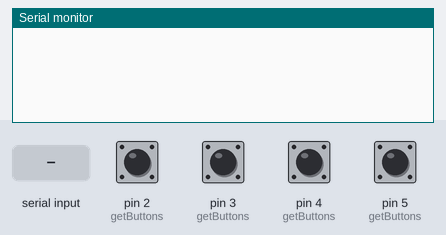
Recording of a sketch running on a simulated Arduino Leonardo, built with avr-gcc and run on an emulated ATmega32U4. On the bench: the last lines printed to the serial monitor. The inputs (shaded band) are chosen by the test bench; at power-on: pin 2 (getButtons), pin 3 (getButtons), pin 4 (getButtons), pin 5 (getButtons) HIGH. EEPROM starts erased; USB keyboard and mouse output is not drawn.

Above: at 2.2 s.
2.3 s: "editPW" received over Serial
At 4.5 s:
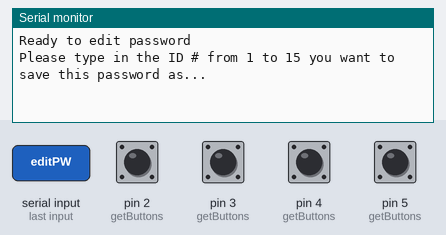
4.8 s: "1\n" received over Serial
At 6.7 s:
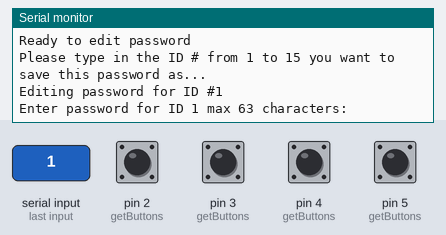
7.3 s: "?" received over Serial
At 8.7 s:
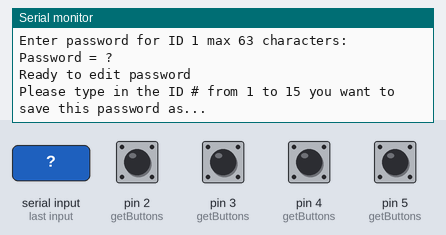

The sketch:

PasswordManager_1.00.ino
```cpp
/******************************************************************
*
*  Send password associated with each button combination to keyboard
*  Apply power with unlock button combination pressed to enter mode 1
*  Use a serial terminal such as putty to enter mode 2 (editPW)
*
******************************************************************/

#include "Keyboard.h"
#include <EEPROM.h>

String rev = "1.00";
String releaseDate = "13 June 2023";
String author = "Jim McKeown";
uint8_t unlock = 10; // unlock button value
int eeStrOffset = 64; // size of passwords in bytes, including null terminator
int pwLength = EEPROM.length() / eeStrOffset; // maximum number of passwords

uint8_t mode = 0; // mode 0: locked (default on power-up)
                  // mode 1: read buttons (after unlock code entered)
                  // mode 2: edit passwords ('editPW' from USB serial port)

uint8_t id = 0; // password index

uint8_t gpioValue = 0; // value read from 4 buttons (0 - 15)
uint8_t gpioLast = 0;  // previous value read from 4 buttons
bool textSent = true;
int readCount = 0;
int readMax = 5000;

void setup()
{
  //configure pin 2 - 5 as input and enable the internal pull-up resistor
  pinMode(2, INPUT_PULLUP);
  pinMode(3, INPUT_PULLUP);
  pinMode(4, INPUT_PULLUP);
  pinMode(5, INPUT_PULLUP);

  Keyboard.begin(); // setup usb keyboard
  Serial.begin(57600); // setup usb serial port
  delay(1000);

  gpioValue = getButtons(); // read buttons
  if(gpioValue == unlock) mode = 1; // unlock if unlock buttons pressed on power-up
}

void loop()
{
  if(mode == 0 || mode == 1) // normal button to password mode
  {
    gpioValue = getButtons(); // check for button press
    if(gpioValue == gpioLast)
    {
      readCount++;
      if(readCount > readMax)
      {
        readCount = readMax; // avoid overflow, limit readCount variable
        if(gpioValue != 0)
        {
          if(textSent == false)
          {
            //eeReadString(gpioValue); // send text at gpioValue index in eeprom
            if(mode == 0)
            {
              // just send button number to keyboard if device is locked
              Keyboard.print(gpioValue); // send button value to keyboard
            }
            else
            {
              Keyboard.print(eeReadString(gpioValue * eeStrOffset)); // send password to keyboard
            }
            textSent = true; // set textSent flag
          }
        }
        else
        {
          textSent = false; // clear text sent flag
        }
      }
    }
    else
    {
      readCount = 0;
      gpioLast = gpioValue;
    }
  }

  if(mode == 2) // edit passwords
  {
    Serial.println("Ready to edit password");
    Serial.print("Please type in the ID # from 1 to ");
    Serial.print(pwLength - 1);
    Serial.println(" you want to save this password as...");
    id = readnumber();
    if (id > 0 && id < pwLength)
    {
      Serial.print("Editing password for ID #");
      Serial.println(id);
      Serial.print("Enter password for ID ");
      Serial.print(id);
      Serial.print(" max ");
      Serial.print(eeStrOffset - 1);
      Serial.println(" characters:");
      String pw = readStr();
      Serial.print("Password = "); Serial.println(pw);
      int eeAddress = id * eeStrOffset;
      eeWriteString(eeAddress, pw);
    }
  }

  // check serial port for text commands
  if(Serial.available() != 0) // check for serial input
  {
    String strCmd = Serial.readString();
    if(strCmd.startsWith("editPW"))
    {
      mode = 2;
    }
    if(strCmd.startsWith("?"))
    {
      about();
    }
  }
}

/***************************************************************
 * Send information on firmware, fingerprint sensor, eeprom
 * to serial port.
 *
 **************************************************************/
void about()
{
  Serial.println("Password Manager");
  Serial.print("Version "); Serial.println(rev);
  Serial.print("Release date: "); Serial.println(releaseDate);
  Serial.print("Author: "); Serial.println(author);
  Serial.print("Maximum password length = "); Serial.println(eeStrOffset - 1);
  Serial.print("Maximum number of passwords = "); Serial.println(pwLength - 1);
  Serial.println("Enter 'editPW' to edit passwords.");
  Serial.println("Enter '? to see this information with no mode change.");
}

uint8_t readnumber(void) {
  uint8_t num = -1;
  while (! Serial.available());
  num = Serial.parseInt();
  Serial.readString(); // clear serial buffer
  return num;
}

String readStr(void)
{
  while (! Serial.available());
  {
    delay(1);
  }
  String strRead = Serial.readString();
  return strRead;
}

void eeWriteString(int eeAddr, String strWrite)
{
  int strLen = strWrite.length() + 1;
  char charArray[strLen];
  strWrite.toCharArray(charArray, strLen);
  for(int i = 0;i < strLen;i++)
  {
    EEPROM.write(eeAddr + i, charArray[i]);
  }
}

String eeReadString(int eeAddr)
{
  char charArray[eeStrOffset];
  for(int i = 0;i < eeStrOffset;i++)
  {
    charArray[i] = EEPROM.read(eeAddr + i);
    if(charArray[i] == 0)
    {
      break;
    }
  }
  return String(charArray);
}

//read the pushbutton value into a variable. buttons are inverted.
uint8_t getButtons()
{
  uint8_t buttons = 0;
  if(digitalRead(2) == 0) buttons += 1;
  if(digitalRead(3) == 0) buttons += 2;
  if(digitalRead(4) == 0) buttons += 4;
  if(digitalRead(5) == 0) buttons += 8;
  return buttons;
}
```

Measured:
- after the input at 2.3 s, the serial monitor: prints a new line after 1.0 s (image 1)
- after the input at 4.8 s, the serial monitor: prints a new line after 1.0 s (image 2)
- after the input at 7.3 s, the serial monitor: prints a new line after 1.0 s (image 3)
